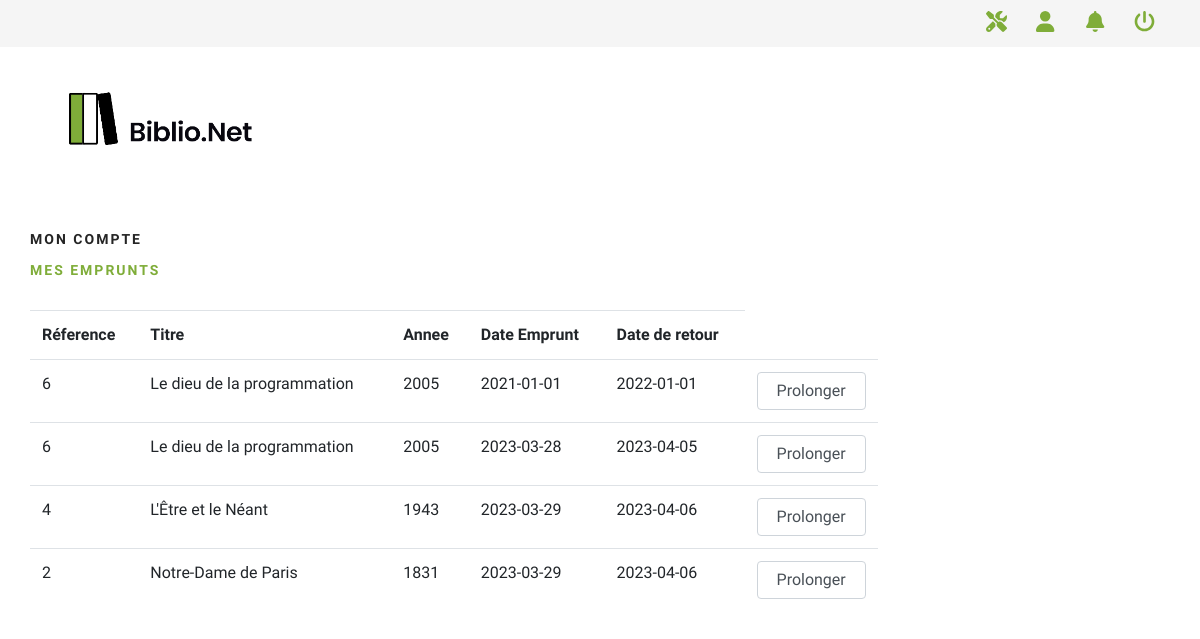
The page /emprunt.php (signed in) on the database its author committed.
### tables this page shows
CREATE TABLE IF NOT EXISTS `emprunt` (
  `id_emprunt` int NOT NULL AUTO_INCREMENT,
  `date` date NOT NULL,
  `delais` int NOT NULL,
  `ref_exemplaire` int NOT NULL,
  `ref_inscrit` int NOT NULL,
  PRIMARY KEY (`id_emprunt`),
  KEY `fk_emprunt_exemplaire` (`ref_exemplaire`),
  KEY `fk_emprunt_inscrit` (`ref_inscrit`)
);

CREATE TABLE IF NOT EXISTS `livre` (
  `id_livre` int NOT NULL AUTO_INCREMENT,
  `titre` varchar(50) NOT NULL,
  `annee` varchar(4) NOT NULL,
  `resume` text NOT NULL,
  `image` blob NOT NULL,
  PRIMARY KEY (`id_livre`)
);

### src/traitement/Inscrit.php (called while the page is built, shortened)
<?php
require_once __DIR__ . '/../bdd/bdd.php';
class Inscrit
{
    public function empruntUtilisateur($id_inscrit){
        $emprunt = array();
        $cobdd = new bdd("biblionet", "localhost", "", "root");
        $c = $cobdd->b->prepare("SELECT emprunt.*, livre.* FROM emprunt INNER JOIN exemplaire ON exemplaire.id_exemplaire = emprunt.ref_exemplaire INNER JOIN livre ON exemplaire.ref_livre = livre.id_livre WHERE emprunt.ref_inscrit = :id_inscrit;");
        $c->execute(array('id_inscrit' => $id_inscrit));
        while($data = $c->fetch()){
            $emprunt[]=$data;
        }
        return $emprunt;
    }
}

### src/bdd/bdd.php (called while the page is built, shortened)
<?php
class bdd
{
    public function __construct($nombdd, $host, $mdp, $username)
    {
        try {
            $this->b = new PDO('mysql:host=' . $this->host = $host . ';dbname=' . $this->nombdd = $nombdd . ';charset=utf8', $this->username = $username, $this->mdpbdd = $mdp);
        } catch (Exception $e) {
            die('Erreur : ' . $e->getMessage());
        }
    }
}
?>

### emprunt.php (the view, shortened to what this page needs)
<?php
include("src/vue/head.php");
require_once("src/traitement/Inscrit.php");
include("src/vue/header.php");
?>
<header class="header">
    <div class="container">
        <div class="row">
            <div class="col-lg-3">
                <div class="header__logo">
                    <a href="index.php">
                        <img src="assets/img/BiblioNet.png" alt="">
                    </a>
                </div>
                <nav class="header__menu">
                    <ul>
                        <li><a href="profil.php">Mon compte</a></li>
                        <li class="active"><a href="emprunt.php">Mes emprunts</a></li>
                    </ul>
                </nav>
            </div>
        </div>
    </div>
</header>
<div class="container">
    <div class="row">
        <div class="col-lg-9">
            <div class="tableau">
                <div class="panel panel-default">
                    <table class="table">
                        <tr>
                            <th>Réference</th>
                            <th>Titre</th>
                            <th>Annee</th>
                            <th>Date Emprunt</th>
                            <th>Date de retour</th>
                        </tr>
                        <?php
                        $inscrit = new Inscrit();
                        $resultat = $inscrit->empruntUtilisateur($_SESSION['id_inscrit']);
                        foreach ($resultat as $emprunt) {
                            $oldDate = $emprunt['date'];
                            $date_retour = date("Y-m-d", strtotime($oldDate.'+ '.$emprunt['delais'].' days'));
                            echo "<tr>" .
                                "<td>" . $emprunt['id_livre'] .
                                "</td><td>" . $emprunt['titre'] .
                                "</td><td>" . $emprunt['annee'] .
                                "</td><td>" . $emprunt['date'] .
                                "</td><td>" . $date_retour .
                                "</td><td>" . "<a href='emprunt.php?pro=$emprunt[id_emprunt]'><button class='form-control'>Prolonger</button></a>" .
                                "</td>" .
                                "</tr>";
                        }
                        ?>
                    </table>
                </div>
            </div>
        </div>
    </div>
</div>

### assets/css/style.css (style rules this page uses)
html, body { height: 100%; font-family: "Cairo", sans-serif; -webkit-font-smoothing: antialiased; font-smoothing: antialiased; }
img { max-width: 100%; }
ul, ol { padding: 0; margin: 0; }
.header__logo { padding: 15px 0; }
.header__logo a { display: inline-block; }
.header__menu { padding: 24px 0; }
.header__menu ul li { list-style: none; display: inline-block; margin-right: 50px; position: relative; }
.header__menu ul li.active a { color: #7fad39; }
.header__menu ul li:last-child { margin-right: 0; }
.header__menu ul li a { font-size: 14px; color: #252525; text-transform: uppercase; font-weight: 700; letter-spacing: 2px; -webkit-transition: all, 0.3s; -moz-transition: all, 0.3s; -ms-transition: all, 0.3s; -o-transition: all, 0.3s; transition: all, 0.3s; padding: 5px 0; display: block; }
@media only screen and (min-width: 1200px) { .container { max-width: 1170px; } }

### rows shown on the page
emprunt: livre.id_livre "6", livre.titre "Le dieu de la programmation", livre.annee "2005", date "2021-01-01", date_retour "2022-01-01"
emprunt: livre.id_livre "6", livre.titre "Le dieu de la programmation", livre.annee "2005", date "2023-03-28", date_retour "2023-04-05"
emprunt: livre.id_livre "4", livre.titre "L'Être et le Néant", livre.annee "1943", date "2023-03-29", date_retour "2023-04-06"
emprunt: livre.id_livre "2", livre.titre "Notre-Dame de Paris", livre.annee "1831", date "2023-03-29", date_retour "2023-04-06"
